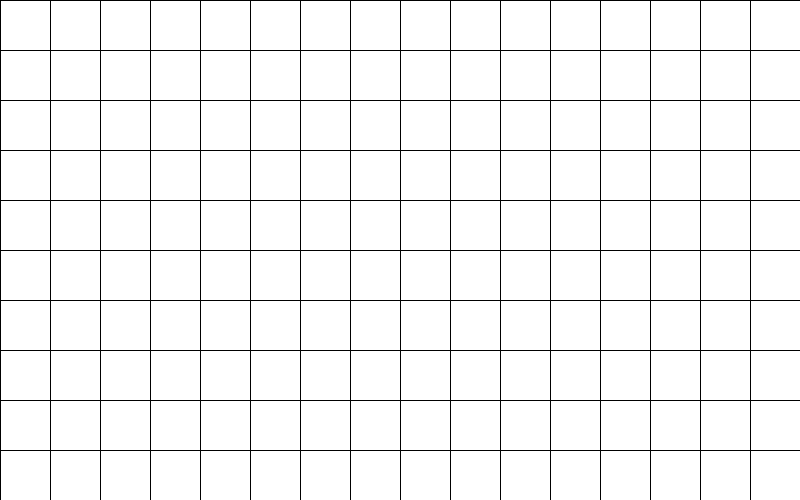
Frame 1 (no input)
Frame 60 (the mouse pressed at the canvas centre just before this capture): identical to frame 1, image omitted
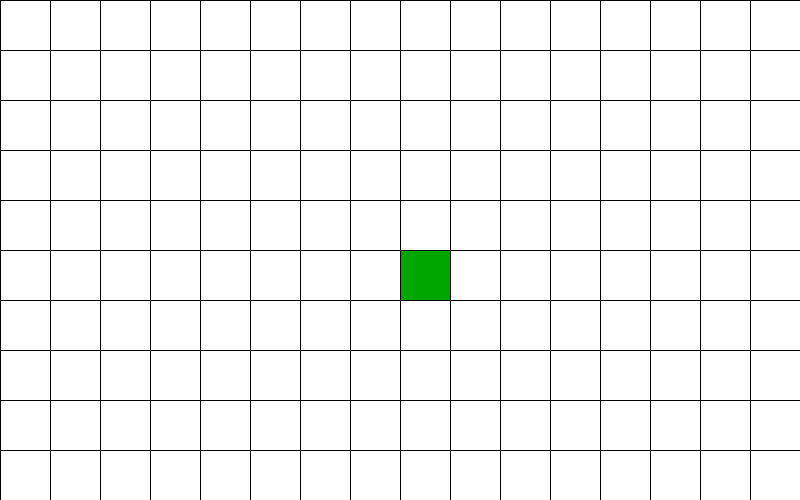
Frame 120 (the mouse held since frame 60 and released just before this capture)

The Processing sketch that drew these frames (run headless with seeded random() and noise(); from frame 60 on, the mouse is pressed at the canvas centre):

// Processing sketch: week06_1
// ── week06_1.pde
//week06-1 好玩的程式設計，接續上周 week05-5
int[][]b=new int[10][16];//Java的 2D陣列
void setup() {
  size(800, 500);
}
void draw() {
  background(255);
  for (int i=0; i<10; i++) {//左手 i 的for(迴圈)對應y座標
    for (int j=0; j<16; j++) {//右手 j 的for(迴圈)對應x座標
      if(b[i][j]==1) fill(#00A600);
      else fill(255);
      rect(j*50, i*50, 50, 50);
    }
  }
}
void mousePressed(){
  int i=mouseY/50,j=mouseX/50;
  b[i][j]=1;
}
